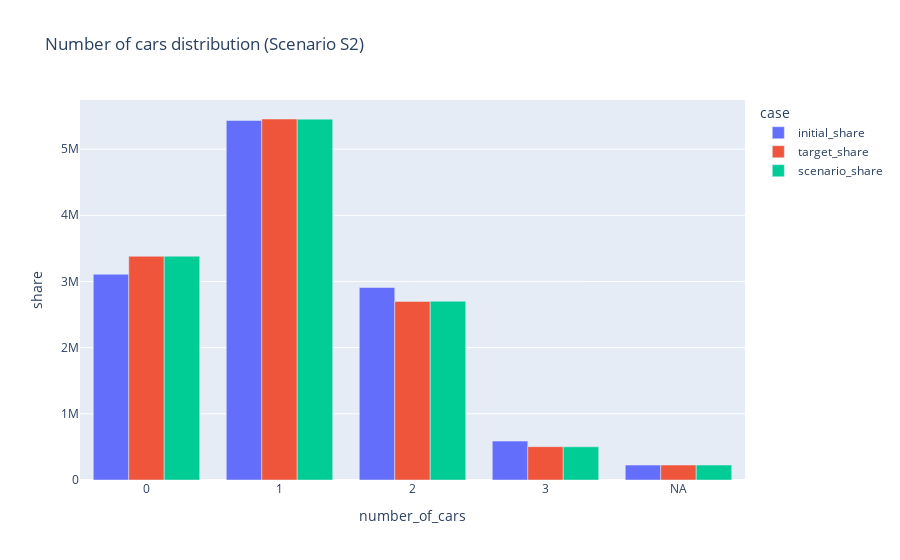
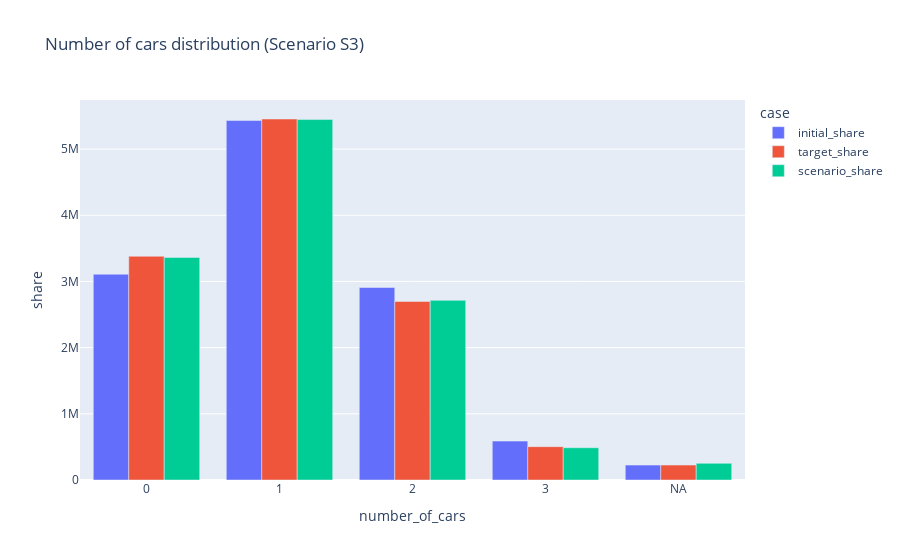
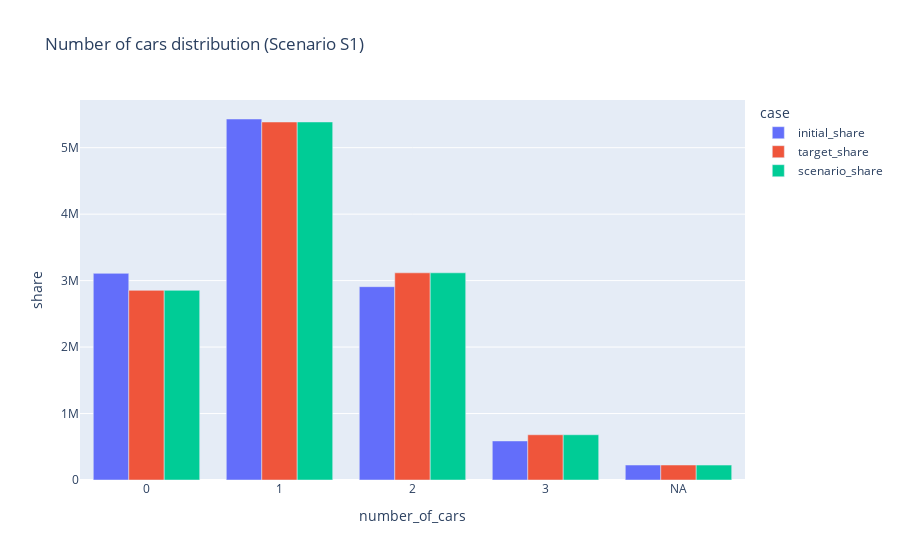

Notebook cell for these charts, in order:
### Code cell
# Compare number of cars distribution
for instance in instances:
    df_comparison = pd.DataFrame({
        "number_of_cars": number_of_cars_values,
        "initial_share": np.sum(number_of_cars_counts, axis = 0),
        "target_share": instance["number_of_cars_targets"],
        "scenario_share": np.sum(number_of_cars_counts * instance["factors"].reshape((-1, 1)), axis = 0),
    })

    df_plot = df_comparison.melt("number_of_cars", ["initial_share", "target_share", "scenario_share"], value_name = "share")
    df_plot["case"] = df_plot["variable"].replace("_share", "")
    df_plot["number_of_cars"] = df_plot["number_of_cars"].astype(str).replace({ str(NA): "NA" })
    
    figure = px.bar(df_plot, x = "number_of_cars", y = "share", color = "case", barmode = "group",
        title = "Number of cars distribution (Scenario {})".format(instance["scenario"]))
    
    figure.show()

### Figure 1 — Plotly figure (JSON) as saved in the notebook; plotly's stock layout.template omitted (floating-point values rounded to 4 significant figures)
{"data": [{"alignmentgroup": "True", "hovertemplate": "case=initial_share<br>number_of_cars=%{x}<br>share=%{y}<extra></extra>", "legendgroup": "initial_share", "marker": {"color": "#636efa", "pattern": {"shape": ""}}, "name": "initial_share", "offsetgroup": "initial_share", "orientation": "v", "showlegend": true, "textposition": "auto", "type": "bar", "x": ["0", "1", "2", "3", "NA"], "xaxis": "x", "y": [3109000.0, 5432000.0, 2909000.0, 587700.0, 225400.0], "yaxis": "y"}, {"alignmentgroup": "True", "hovertemplate": "case=target_share<br>number_of_cars=%{x}<br>share=%{y}<extra></extra>", "legendgroup": "target_share", "marker": {"color": "#EF553B", "pattern": {"shape": ""}}, "name": "target_share", "offsetgroup": "target_share", "orientation": "v", "showlegend": true, "textposition": "auto", "type": "bar", "x": ["0", "1", "2", "3", "NA"], "xaxis": "x", "y": [3380000.0, 5455000.0, 2698000.0, 503600.0, 225400.0], "yaxis": "y"}, {"alignmentgroup": "True", "hovertemplate": "case=scenario_share<br>number_of_cars=%{x}<br>share=%{y}<extra></extra>", "legendgroup": "scenario_share", "marker": {"color": "#00cc96", "pattern": {"shape": ""}}, "name": "scenario_share", "offsetgroup": "scenario_share", "orientation": "v", "showlegend": true, "textposition": "auto", "type": "bar", "x": ["0", "1", "2", "3", "NA"], "xaxis": "x", "y": [3381000.0, 5453000.0, 2702000.0, 501300.0, 225300.0], "yaxis": "y"}], "layout": {"barmode": "group", "legend": {"title": {"text": "case"}, "tracegroupgap": 0}, "title": {"text": "Number of cars distribution (Scenario S2)"}, "xaxis": {"anchor": "y", "domain": [0, 1], "title": {"text": "number_of_cars"}}, "yaxis": {"anchor": "x", "domain": [0, 1], "title": {"text": "share"}}}}

### Figure 2 — Plotly figure (JSON) as saved in the notebook; plotly's stock layout.template omitted (floating-point values rounded to 4 significant figures)
{"data": [{"alignmentgroup": "True", "hovertemplate": "case=initial_share<br>number_of_cars=%{x}<br>share=%{y}<extra></extra>", "legendgroup": "initial_share", "marker": {"color": "#636efa", "pattern": {"shape": ""}}, "name": "initial_share", "offsetgroup": "initial_share", "orientation": "v", "showlegend": true, "textposition": "auto", "type": "bar", "x": ["0", "1", "2", "3", "NA"], "xaxis": "x", "y": [3109000.0, 5432000.0, 2909000.0, 587700.0, 225400.0], "yaxis": "y"}, {"alignmentgroup": "True", "hovertemplate": "case=target_share<br>number_of_cars=%{x}<br>share=%{y}<extra></extra>", "legendgroup": "target_share", "marker": {"color": "#EF553B", "pattern": {"shape": ""}}, "name": "target_share", "offsetgroup": "target_share", "orientation": "v", "showlegend": true, "textposition": "auto", "type": "bar", "x": ["0", "1", "2", "3", "NA"], "xaxis": "x", "y": [3380000.0, 5455000.0, 2698000.0, 503600.0, 225400.0], "yaxis": "y"}, {"alignmentgroup": "True", "hovertemplate": "case=scenario_share<br>number_of_cars=%{x}<br>share=%{y}<extra></extra>", "legendgroup": "scenario_share", "marker": {"color": "#00cc96", "pattern": {"shape": ""}}, "name": "scenario_share", "offsetgroup": "scenario_share", "orientation": "v", "showlegend": true, "textposition": "auto", "type": "bar", "x": ["0", "1", "2", "3", "NA"], "xaxis": "x", "y": [3362000.0, 5446000.0, 2714000.0, 487700.0, 251800.0], "yaxis": "y"}], "layout": {"barmode": "group", "legend": {"title": {"text": "case"}, "tracegroupgap": 0}, "title": {"text": "Number of cars distribution (Scenario S3)"}, "xaxis": {"anchor": "y", "domain": [0, 1], "title": {"text": "number_of_cars"}}, "yaxis": {"anchor": "x", "domain": [0, 1], "title": {"text": "share"}}}}

### Figure 3 — Plotly figure (JSON) as saved in the notebook; plotly's stock layout.template omitted (floating-point values rounded to 4 significant figures)
{"data": [{"alignmentgroup": "True", "hovertemplate": "case=initial_share<br>number_of_cars=%{x}<br>share=%{y}<extra></extra>", "legendgroup": "initial_share", "marker": {"color": "#636efa", "pattern": {"shape": ""}}, "name": "initial_share", "offsetgroup": "initial_share", "orientation": "v", "showlegend": true, "textposition": "auto", "type": "bar", "x": ["0", "1", "2", "3", "NA"], "xaxis": "x", "y": [3109000.0, 5432000.0, 2909000.0, 587700.0, 225400.0], "yaxis": "y"}, {"alignmentgroup": "True", "hovertemplate": "case=target_share<br>number_of_cars=%{x}<br>share=%{y}<extra></extra>", "legendgroup": "target_share", "marker": {"color": "#EF553B", "pattern": {"shape": ""}}, "name": "target_share", "offsetgroup": "target_share", "orientation": "v", "showlegend": true, "textposition": "auto", "type": "bar", "x": ["0", "1", "2", "3", "NA"], "xaxis": "x", "y": [2853000.0, 5386000.0, 3117000.0, 680600.0, 225400.0], "yaxis": "y"}, {"alignmentgroup": "True", "hovertemplate": "case=scenario_share<br>number_of_cars=%{x}<br>share=%{y}<extra></extra>", "legendgroup": "scenario_share", "marker": {"color": "#00cc96", "pattern": {"shape": ""}}, "name": "scenario_share", "offsetgroup": "scenario_share", "orientation": "v", "showlegend": true, "textposition": "auto", "type": "bar", "x": ["0", "1", "2", "3", "NA"], "xaxis": "x", "y": [2853000.0, 5387000.0, 3117000.0, 680800.0, 224200.0], "yaxis": "y"}], "layout": {"barmode": "group", "legend": {"title": {"text": "case"}, "tracegroupgap": 0}, "title": {"text": "Number of cars distribution (Scenario S1)"}, "xaxis": {"anchor": "y", "domain": [0, 1], "title": {"text": "number_of_cars"}}, "yaxis": {"anchor": "x", "domain": [0, 1], "title": {"text": "share"}}}}
